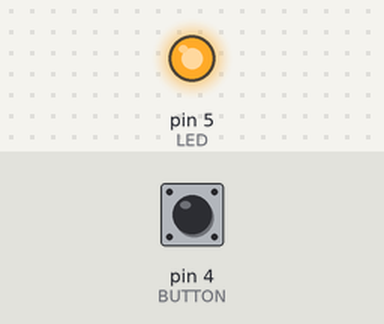
Simulated run of this sketch. Board: Arduino Uno, built with avr-gcc and run on an emulated ATmega328P. On the bench: output pins drawn as LEDs (lit = HIGH). The inputs (shaded band) are chosen by the test bench; at power-on: pin 4 (BUTTON) HIGH.

Above: at 1.2 s.
1.3 s: pin 4 (BUTTON) pulled LOW for 0.15 s
At 1.9 s:
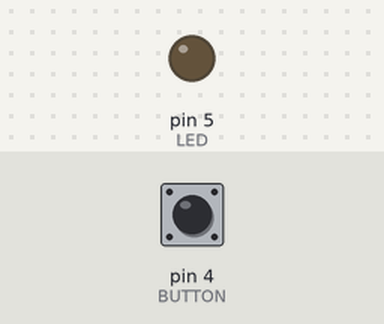
2.9 s: pin 4 (BUTTON) pulled LOW for 1 s
At 4.4 s:
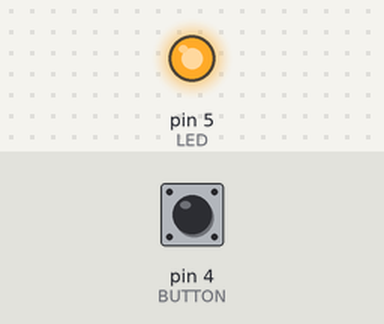
5.4 s: pin 4 (BUTTON) pulled LOW for 3.2 s
At 9.1 s:
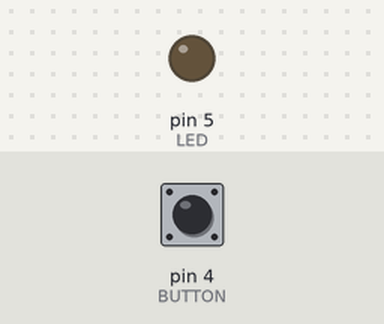
Timing chart, 0 to 10.6 s (numbered marks = the images above; inputs shaded):
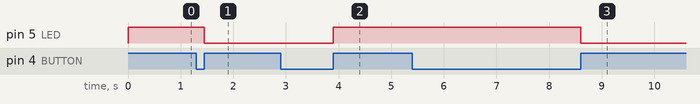

The sketch:

LED_control_using_switch.ino
```cpp
#define LED 5 // D1(gpio5)
#define BUTTON 4 //D2(gpio4)
//Let's say you have your push button on pin 4
int buttonState; // actual read value from pin4
int oldbuttonState; // last read value from pin4
int lightsOn; // is the switch on = 1 or off = 0

void setup() {
 pinMode(BUTTON, INPUT); // push button
 pinMode(LED, OUTPUT); // anything you want to control using a switch e.g. a Led
}
void loop() {
 buttonState = digitalRead(BUTTON); // read the pushButton State
 if (buttonState != oldbuttonState) // catch change
 {
 oldbuttonState = buttonState;
  if (buttonState == HIGH)
  {
  // toggle
  lightsOn = !lightsOn;
  }
 }
 if(lightsOn)
 {
 digitalWrite(LED, HIGH); // set the LED on
 } else {
 digitalWrite(LED, LOW); // set the LED off
 }
 }
 
```

Measured:
- after the input at 1.3 s, pin 5 (LED): HIGH → LOW after 0.15 s
- after the input at 2.9 s, pin 5 (LED): LOW → HIGH after 1.0 s
- after the input at 5.4 s, pin 5 (LED): HIGH → LOW after 3.2 s
